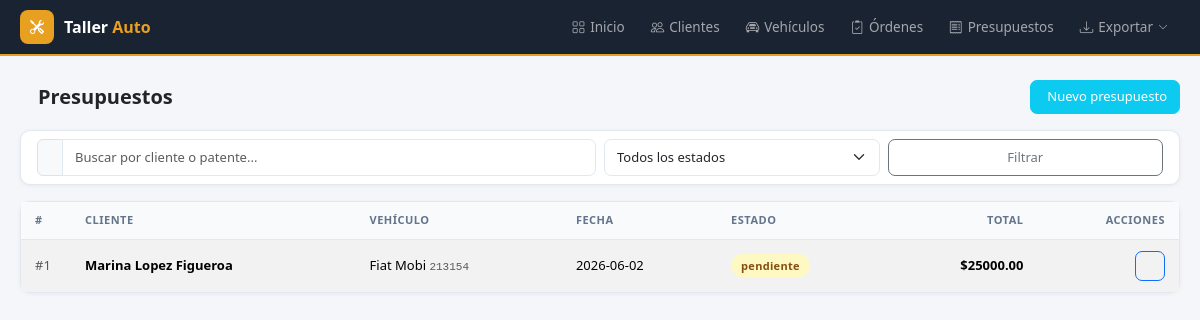
Screenshot of /presupuestos with the database file from the repository.
### tables this page shows
CREATE TABLE presupuestos (
            id INTEGER PRIMARY KEY AUTOINCREMENT,
            cliente_id INTEGER NOT NULL,
            vehiculo_id INTEGER,
            fecha DATE NOT NULL,
            valido_hasta DATE,
            descripcion TEXT,
            observaciones TEXT,
            atendido_por TEXT,
            condicion_venta TEXT,
            estado TEXT DEFAULT 'pendiente',
            created_at TIMESTAMP DEFAULT CURRENT_TIMESTAMP,
            FOREIGN KEY (cliente_id) REFERENCES clientes(id),
            FOREIGN KEY (vehiculo_id) REFERENCES vehiculos(id)
        );

CREATE TABLE vehiculos (
            id INTEGER PRIMARY KEY AUTOINCREMENT,
            marca TEXT NOT NULL,
            modelo TEXT NOT NULL,
            patente TEXT NOT NULL UNIQUE,
            anio INTEGER,
            motor TEXT,
            vin TEXT,
            color TEXT,
            combustible TEXT,
            cliente_id INTEGER,
            created_at TIMESTAMP DEFAULT CURRENT_TIMESTAMP,
            FOREIGN KEY (cliente_id) REFERENCES clientes(id)
        );

### app.py (the view)
@app.route('/presupuestos')
def presupuestos():
    q = request.args.get('q', '')
    estado = request.args.get('estado', '')
    db = get_db()
    sql = '''
        SELECT p.id, p.fecha, p.estado, p.descripcion,
               c.nombre || ' ' || c.apellido AS cliente,
               v.marca || ' ' || v.modelo AS vehiculo, v.patente,
               COALESCE((SELECT SUM(cantidad * precio_unitario) FROM presupuesto_items WHERE presupuesto_id=p.id), 0) AS total
        FROM presupuestos p
        JOIN clientes c ON p.cliente_id=c.id
        LEFT JOIN vehiculos v ON p.vehiculo_id=v.id
        WHERE 1=1
    '''
    params = []
    if q:
        sql += ' AND (c.nombre LIKE ? OR c.apellido LIKE ? OR v.patente LIKE ?)'
        params += [f'%{q}%', f'%{q}%', f'%{q}%']
    if estado:
        sql += ' AND p.estado=?'
        params.append(estado)
    sql += ' ORDER BY p.created_at DESC'
    rows = db.execute(sql, params).fetchall()
    db.close()
    return render_template('presupuestos.html', presupuestos=rows, q=q, estado=estado)

### app.py (called while the page is built)
@app.before_request
def setup():
    if not hasattr(app, '_db_initialized'):
        init_db()
        app._db_initialized = True

### database.py (called while the page is built)
def get_db():
    conn = sqlite3.connect(DB_PATH)
    conn.row_factory = sqlite3.Row
    return conn

### templates/presupuestos.html (shortened to what this page needs)
{% extends 'base.html' %}
{% block content %}
<div class="page-header d-print-none mb-3">
  <div class="row align-items-center">
    <div class="col"><h2 class="page-title">Presupuestos</h2></div>
    <div class="col-auto"><a href="/presupuestos/nuevo" class="btn btn-info text-white">Nuevo presupuesto</a></div>
  </div>
</div>
<div class="card mb-3">
  <div class="card-body py-2">
    <form class="row g-2" method="get">
      <div class="col-12 col-md-6">
        <div class="input-group">
          <span class="input-group-text"></span>
          <input type="text" name="q" class="form-control" placeholder="Buscar por cliente o patente..." value="{{ q }}">
        </div>
      </div>
      <div class="col-6 col-md-3">
        <select name="estado" class="form-select">
          <option value="" {{ 'selected' if not estado }}>Todos los estados</option>
        </select>
      </div>
      <div class="col-6 col-md-3 d-flex gap-2">
        <button class="btn btn-outline-secondary flex-grow-1">Filtrar</button>
      </div>
    </form>
  </div>
</div>
<div class="card">
  <div class="table-responsive">
    <table class="table table-vcenter card-table table-striped">
      <thead>
        <tr>
          <th style="width:50px">#</th>
          <th>Cliente</th>
          <th>Vehículo</th>
          <th>Fecha</th>
          <th>Estado</th>
          <th class="text-end">Total</th>
          <th class="text-end">Acciones</th>
        </tr>
      </thead>
      <tbody>
        {% for p in presupuestos %}
        <tr>
          <td class="text-muted">#{{ p.id }}</td>
          <td class="fw-semibold">{{ p.cliente }}</td>
          <td>
            {% if p.vehiculo %}{{ p.vehiculo }} <span class="text-muted font-monospace" style="font-size:11px">{{ p.patente }}</span>
            {% else %}—{% endif %}
          </td>
          <td>{{ p.fecha }}</td>
          <td><span class="badge-estado badge-{{ p.estado }}">{{ p.estado }}</span></td>
          <td class="text-end fw-semibold">${{ '%.2f'|format(p.total) }}</td>
          <td class="text-end">
            <a href="/presupuestos/{{ p.id }}" class="btn btn-sm btn-icon btn-outline-primary" title="Ver"></a>
          </td>
        </tr>
        {% else %}
        <tr><td colspan="7" class="text-center text-muted py-5">
          <i class="ti ti-receipt" style="font-size:32px;display:block;margin-bottom:8px;opacity:.3"></i>
          No hay presupuestos.
        </td></tr>
        {% endfor %}
      </tbody>
    </table>
  </div>
</div>
{% endblock %}

### templates/base.html (style rules this page uses)
body { background: #f4f6f9; font-family: 'Segoe UI', system-ui, sans-serif; font-size: 14px; }
.page-header { margin-bottom: 20px; }
.page-title { font-size: 20px; font-weight: 700; margin: 0; display: flex; align-items: center; gap: 10px; }
.card { background: #fff; border: 1px solid #e2e8f0; border-radius: 10px; box-shadow: 0 1px 4px rgba(0,0,0,.06); }
.table { font-size: 13px; margin: 0; }
.table thead th { background: #f8fafc; color: #64748b; font-size: 11px; font-weight: 600; text-transform: uppercase; letter-spacing: .5px; padding: 10px 14px; border-bottom: 1px solid #e2e8f0; white-space: nowrap; }
.table td { padding: 11px 14px; border-color: #f1f5f9; vertical-align: middle; }
.table tbody tr:last-child td { border-bottom: none; }
.badge-estado { font-size: 11px; font-weight: 600; padding: 4px 10px; border-radius: 20px; letter-spacing: .3px; }
.badge-pendiente { background: #fef9c3; color: #854d0e; }
.btn { font-size: 13px; font-weight: 500; border-radius: 7px; }
.btn-sm { font-size: 12px; padding: 4px 10px; }
.btn-icon { width: 30px; height: 30px; padding: 0; display: inline-flex; align-items: center; justify-content: center; }
.form-control, .form-select { border-color: #e2e8f0; border-radius: 7px; font-size: 13px; padding: 8px 12px; }

### rows the page displays
presupuestos: id "1", cliente "Marina Lopez Figueroa", vehiculo "Fiat Mobi", patente "213154", fecha "2026-06-02", estado "pendiente", total "25000.00"
